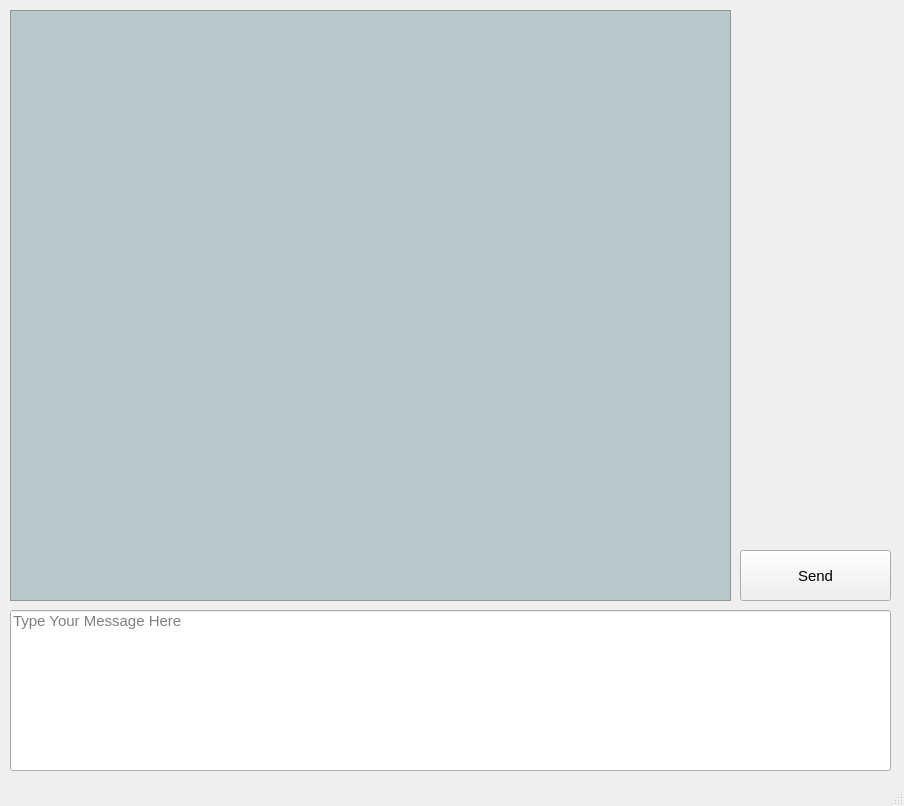
<?xml version="1.0" encoding="UTF-8"?>
<ui version="4.0">
 <class>MainWindow</class>
 <widget class="QMainWindow" name="MainWindow">
  <property name="geometry">
   <rect>
    <x>0</x>
    <y>0</y>
    <width>904</width>
    <height>806</height>
   </rect>
  </property>
  <property name="font">
   <font>
    <pointsize>1</pointsize>
   </font>
  </property>
  <property name="windowTitle">
   <string>CHatApP</string>
  </property>
  <property name="windowIcon">
   <iconset>
    <normaloff>project2.jpg</normaloff>project2.jpg</iconset>
  </property>
  <property name="styleSheet">
   <string notr="true"/>
  </property>
  <widget class="QWidget" name="centralwidget">
   <widget class="QLineEdit" name="lineEdit">
    <property name="geometry">
     <rect>
      <x>10</x>
      <y>610</y>
      <width>881</width>
      <height>161</height>
     </rect>
    </property>
    <property name="font">
     <font>
      <pointsize>11</pointsize>
     </font>
    </property>
    <property name="alignment">
     <set>Qt::AlignLeading|Qt::AlignLeft|Qt::AlignTop</set>
    </property>
    <property name="placeholderText">
     <string>Type Your Message Here</string>
    </property>
   </widget>
   <widget class="QTextBrowser" name="textBrowser">
    <property name="geometry">
     <rect>
      <x>10</x>
      <y>10</y>
      <width>721</width>
      <height>591</height>
     </rect>
    </property>
    <property name="minimumSize">
     <size>
      <width>661</width>
      <height>591</height>
     </size>
    </property>
    <property name="font">
     <font>
      <pointsize>11</pointsize>
     </font>
    </property>
    <property name="autoFillBackground">
     <bool>true</bool>
    </property>
    <property name="styleSheet">
     <string notr="true">background-color:rgb(184, 200, 200)</string>
    </property>
    <property name="frameShadow">
     <enum>QFrame::Sunken</enum>
    </property>
   </widget>
   <widget class="QPushButton" name="pushButton">
    <property name="geometry">
     <rect>
      <x>740</x>
      <y>550</y>
      <width>151</width>
      <height>51</height>
     </rect>
    </property>
    <property name="font">
     <font>
      <pointsize>11</pointsize>
     </font>
    </property>
    <property name="text">
     <string>Send</string>
    </property>
   </widget>
  </widget>
  <widget class="QMenuBar" name="menubar">
   <property name="geometry">
    <rect>
     <x>0</x>
     <y>0</y>
     <width>904</width>
     <height>26</height>
    </rect>
   </property>
  </widget>
  <widget class="QStatusBar" name="statusbar"/>
 </widget>
 <resources/>
 <connections/>
</ui>
